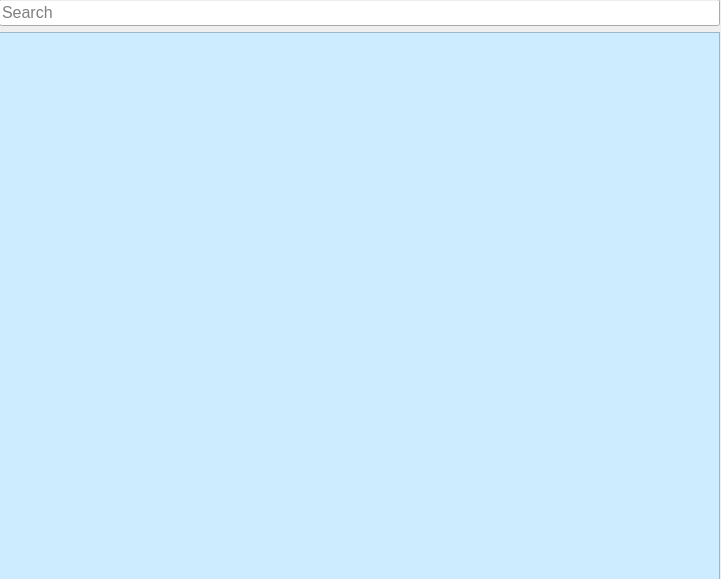
<?xml version="1.0" encoding="UTF-8"?>
<ui version="4.0">
 <class>MainWindow</class>
 <widget class="QMainWindow" name="MainWindow">
  <property name="geometry">
   <rect>
    <x>0</x>
    <y>0</y>
    <width>721</width>
    <height>579</height>
   </rect>
  </property>
  <property name="windowTitle">
   <string>MainWindow</string>
  </property>
  <widget class="QWidget" name="centralwidget">
   <widget class="QWidget" name="verticalLayoutWidget">
    <property name="geometry">
     <rect>
      <x>-1</x>
      <y>-1</y>
      <width>721</width>
      <height>581</height>
     </rect>
    </property>
    <layout class="QVBoxLayout" name="verticalLayout">
     <item>
      <widget class="QLineEdit" name="lineEdit">
       <property name="font">
        <font>
         <pointsize>12</pointsize>
        </font>
       </property>
       <property name="alignment">
        <set>Qt::AlignLeading|Qt::AlignLeft|Qt::AlignVCenter</set>
       </property>
       <property name="placeholderText">
        <string>Search</string>
       </property>
      </widget>
     </item>
     <item>
      <widget class="QTableView" name="tableView">
       <property name="styleSheet">
        <string notr="true">background-color: rgb(205, 236, 255);</string>
       </property>
      </widget>
     </item>
    </layout>
   </widget>
  </widget>
 </widget>
 <resources/>
 <connections/>
</ui>
